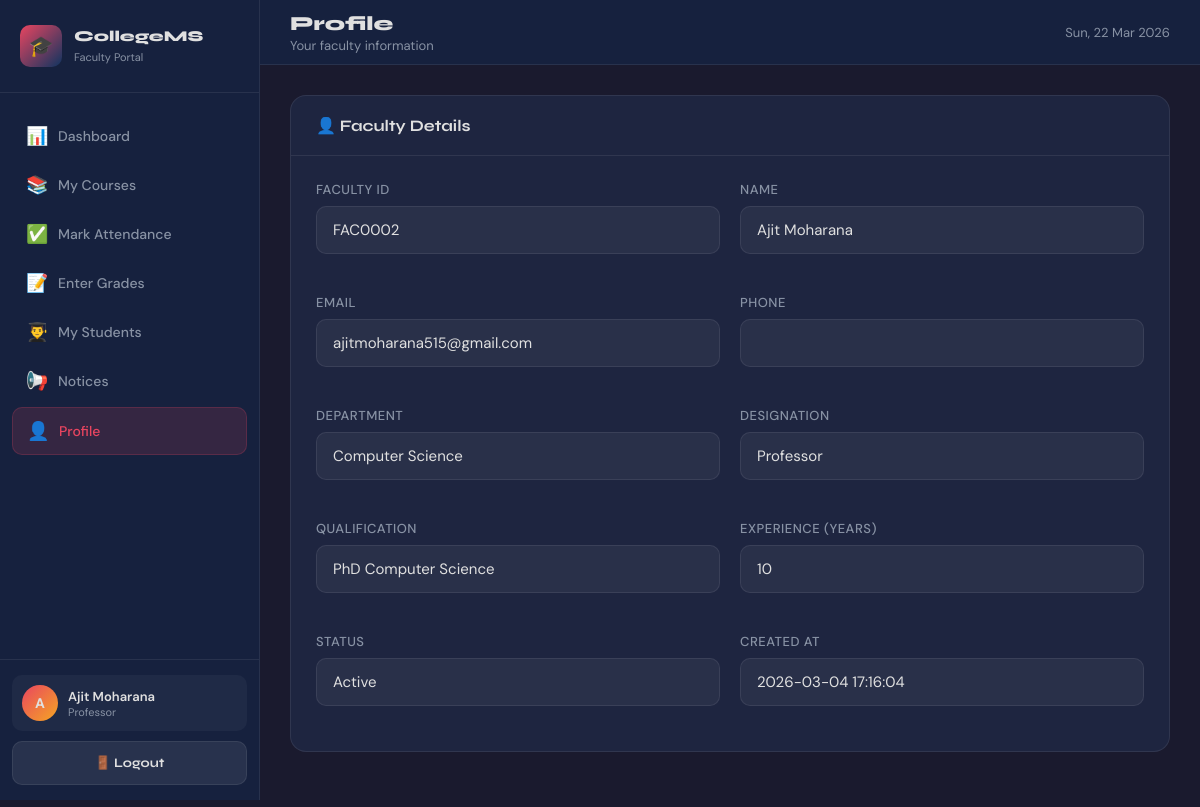
Page /faculty/profile.php (signed in) on the committed database.
### tables this page shows
CREATE TABLE faculty (
  id INT AUTO_INCREMENT PRIMARY KEY,
  user_id INT NULL,
  faculty_id VARCHAR(20) NOT NULL UNIQUE,
  name VARCHAR(100) NOT NULL,
  email VARCHAR(100) NOT NULL UNIQUE,
  phone VARCHAR(20),
  department_id INT NULL,
  designation VARCHAR(100),
  qualification VARCHAR(150),
  experience INT NOT NULL DEFAULT 0,
  status ENUM('Active','Inactive') NOT NULL DEFAULT 'Active',
  created_at TIMESTAMP DEFAULT CURRENT_TIMESTAMP,
  CONSTRAINT fk_faculty_user FOREIGN KEY (user_id) REFERENCES users(id) ON DELETE SET NULL,
  CONSTRAINT fk_faculty_dept FOREIGN KEY (department_id) REFERENCES departments(id) ON DELETE SET NULL,
  INDEX idx_faculty_dept (department_id),
  INDEX idx_faculty_status (status)
);

CREATE TABLE departments (
  id INT AUTO_INCREMENT PRIMARY KEY,
  name VARCHAR(100) NOT NULL UNIQUE,
  code VARCHAR(20) NOT NULL UNIQUE,
  head_name VARCHAR(100),
  created_at TIMESTAMP DEFAULT CURRENT_TIMESTAMP
);

### includes/auth.php (called while the page is built, shortened)
<?php
function e($value): string {
    return htmlspecialchars((string)$value, ENT_QUOTES, 'UTF-8');
}
?>

### faculty/profile.php (the view, shortened to what this page needs)
<?php
require_once '../includes/db.php';
require_once '../includes/auth.php';
$user_id = (int)($_SESSION['user_id'] ?? 0);
$stmt = mysqli_prepare($conn, "
  SELECT f.*, d.name AS dept_name
  FROM faculty f
  LEFT JOIN departments d ON f.department_id = d.id
  WHERE f.user_id = ?
  LIMIT 1
");
mysqli_stmt_bind_param($stmt, "i", $user_id);
mysqli_stmt_execute($stmt);
$faculty = mysqli_fetch_assoc(mysqli_stmt_get_result($stmt));
?>
<!DOCTYPE html>
<html lang="en">
<head>
  <link rel="stylesheet" href="../css/style.css">
</head>
<body>
<div class="dashboard-layout">
  <aside class="sidebar" id="sidebar">
    <div class="sidebar-header">
      <div class="logo-icon">🎓</div>
      <div><h3>CollegeMS</h3><span>Faculty Portal</span></div>
    </div>
    <nav class="sidebar-nav">
      <a href="dashboard.php"  class="nav-link"><span class="nav-icon">📊</span> Dashboard</a>
      <a href="my_courses.php" class="nav-link"><span class="nav-icon">📚</span> My Courses</a>
      <a href="attendance.php" class="nav-link"><span class="nav-icon">✅</span> Mark Attendance</a>
      <a href="grades.php"     class="nav-link"><span class="nav-icon">📝</span> Enter Grades</a>
      <a href="students.php"   class="nav-link"><span class="nav-icon">👨‍🎓</span> My Students</a>
      <a href="notices.php"    class="nav-link"><span class="nav-icon">📢</span> Notices</a>
      <a href="profile.php"    class="nav-link active"><span class="nav-icon">👤</span> Profile</a>
    </nav>
    <div class="sidebar-footer">
      <div class="user-info">
        <div class="user-avatar"><?= e(strtoupper(substr($_SESSION['user_name'] ?? 'F', 0, 1))) ?></div>
        <div>
          <div class="user-name"><?= e($_SESSION['user_name'] ?? 'Faculty') ?></div>
          <div class="user-role"><?= e($faculty['designation'] ?? 'Faculty') ?></div>
        </div>
      </div>
      <a href="logout.php" class="btn btn-secondary" style="width:100%; font-size:13px;">🚪 Logout</a>
    </div>
  </aside>
  <div class="main-content">
    <header class="topbar">
      <div style="display:flex; align-items:center; gap:15px;">
        <div class="topbar-title">
          <h1>Profile</h1>
          <p>Your faculty information</p>
        </div>
      </div>
      <div class="topbar-right">
        <div style="font-size:13px; color:var(--text-muted)"><?= date('D, d M Y') ?></div>
      </div>
    </header>
    <div class="page-content">
      <div class="card">
        <div class="card-header"><h3>👤 Faculty Details</h3></div>
        <div class="card-body">
          <div class="form-grid">
            <div class="form-group"><label>Faculty ID</label><input value="<?= e($faculty['faculty_id']) ?>" readonly></div>
            <div class="form-group"><label>Name</label><input value="<?= e($faculty['name']) ?>" readonly></div>
            <div class="form-group"><label>Email</label><input value="<?= e($faculty['email']) ?>" readonly></div>
            <div class="form-group"><label>Phone</label><input value="<?= e($faculty['phone'] ?? '') ?>" readonly></div>
            <div class="form-group"><label>Department</label><input value="<?= e($faculty['dept_name'] ?? '') ?>" readonly></div>
            <div class="form-group"><label>Designation</label><input value="<?= e($faculty['designation'] ?? '') ?>" readonly></div>
            <div class="form-group"><label>Qualification</label><input value="<?= e($faculty['qualification'] ?? '') ?>" readonly></div>
            <div class="form-group"><label>Experience (Years)</label><input value="<?= (int)($faculty['experience'] ?? 0) ?>" readonly></div>
            <div class="form-group"><label>Status</label><input value="<?= e($faculty['status'] ?? '') ?>" readonly></div>
            <div class="form-group"><label>Created At</label><input value="<?= e($faculty['created_at'] ?? '') ?>" readonly></div>
          </div>
        </div>
      </div>
    </div>
  </div>
</div>
</body>
</html>

### css/style.css (style rules this page uses)
:root { --primary: #1a1a2e; --secondary: #16213e; --accent: #e94560; --accent2: #0f3460; --gold: #f5a623; --text: #e0e0e0; --text-muted: #8892a4; --card-bg: #1e2540; --border: rgba(255,255,255,0.08); --success: #22c55e; --warning: #f59e0b; --danger: #ef4444; --info: #3b82f6; --sidebar-w: 260px; }
* { margin: 0; padding: 0; box-sizing: border-box; }
body { font-family: 'DM Sans', sans-serif; background: var(--primary); color: var(--text); min-height: 100vh; }
h1, h2, h3, h4, h5 { font-family: 'Syne', sans-serif; }
a { text-decoration: none; color: inherit; }
.form-group { margin-bottom: 20px; }
.form-group label { display: block; font-size: 13px; font-weight: 500; color: var(--text-muted); margin-bottom: 8px; text-transform: uppercase; letter-spacing: 0.5px; }
.form-group input, .form-group select, .form-group textarea { width: 100%; background: rgba(255,255,255,0.05); border: 1px solid var(--border); border-radius: 10px; padding: 13px 16px; color: var(--text); font-family: 'DM Sans', sans-serif; font-size: 15px; transition: all 0.3s; outline: none; }
.btn { display: inline-flex; align-items: center; gap: 8px; padding: 13px 24px; border-radius: 10px; font-family: 'Syne', sans-serif; font-weight: 700; font-size: 15px; cursor: pointer; border: none; transition: all 0.3s; text-align: center; justify-content: center; }
.btn-secondary { background: rgba(255,255,255,0.08); color: var(--text); border: 1px solid var(--border); }
.dashboard-layout { display: flex; min-height: 100vh; }
.sidebar { width: var(--sidebar-w); background: var(--secondary); border-right: 1px solid var(--border); display: flex; flex-direction: column; position: fixed; height: 100vh; z-index: 100; transition: transform 0.3s; }
.sidebar-header { padding: 25px 20px; border-bottom: 1px solid var(--border); display: flex; align-items: center; gap: 12px; }
.sidebar-header .logo-icon { width: 42px; height: 42px; background: linear-gradient(135deg, var(--accent), var(--accent2)); border-radius: 10px; display: flex; align-items: center; justify-content: center; font-size: 20px; flex-shrink: 0; }
.sidebar-header h3 { font-size: 15px; font-weight: 800; line-height: 1.2; }
.sidebar-header span { font-size: 11px; color: var(--text-muted); font-family: 'DM Sans'; }
.sidebar-nav { flex: 1; padding: 20px 12px; overflow-y: auto; }
.nav-link { display: flex; align-items: center; gap: 12px; padding: 11px 14px; border-radius: 10px; font-size: 14px; font-weight: 500; color: var(--text-muted); transition: all 0.2s; margin-bottom: 3px; }
.nav-link.active { background: rgba(233,69,96,0.15); color: var(--accent); border: 1px solid rgba(233,69,96,0.2); }
.nav-link .nav-icon { font-size: 18px; width: 20px; text-align: center; }
.sidebar-footer { padding: 15px 12px; border-top: 1px solid var(--border); }
.user-info { display: flex; align-items: center; gap: 10px; padding: 10px; border-radius: 10px; background: rgba(255,255,255,0.04); margin-bottom: 10px; }
.user-avatar { width: 36px; height: 36px; background: linear-gradient(135deg, var(--accent), var(--gold)); border-radius: 50%; display: flex; align-items: center; justify-content: center; font-weight: 700; font-size: 14px; flex-shrink: 0; }
.user-name { font-size: 13px; font-weight: 600; }
.user-role { font-size: 11px; color: var(--text-muted); }
.main-content { flex: 1; margin-left: var(--sidebar-w); display: flex; flex-direction: column; min-height: 100vh; }
.topbar { background: var(--secondary); border-bottom: 1px solid var(--border); padding: 0 30px; height: 65px; display: flex; align-items: center; justify-content: space-between; position: sticky; top: 0; z-index: 50; }
.topbar-title h1 { font-size: 20px; font-weight: 800; }
.topbar-title p { font-size: 13px; color: var(--text-muted); margin-top: 1px; }
.topbar-right { display: flex; align-items: center; gap: 15px; }
.page-content { padding: 30px; flex: 1; }
.card { background: var(--card-bg); border: 1px solid var(--border); border-radius: 16px; overflow: hidden; margin-bottom: 25px; }
.card-header { padding: 20px 25px; border-bottom: 1px solid var(--border); display: flex; align-items: center; justify-content: space-between; gap: 10px; }
.card-header h3 { font-size: 16px; font-weight: 700; }
.card-body { padding: 25px; }
.form-grid { display: grid; grid-template-columns: 1fr 1fr; gap: 20px; }

### rows in the picture
faculty: designation "Professor", faculty "FAC0002", name "Ajit Moharana", email "ajitmoharana515@gmail.com", department.name "Computer Science", qualification "PhD Computer Science", experience "10", status "Active", created_at "2026-03-04 17:16:04"

### other values in the picture
substr($_SESSION['user_name'] ?? 'F', 0, 1) "A"
$_SESSION['user_name'] "Ajit Moharana"
